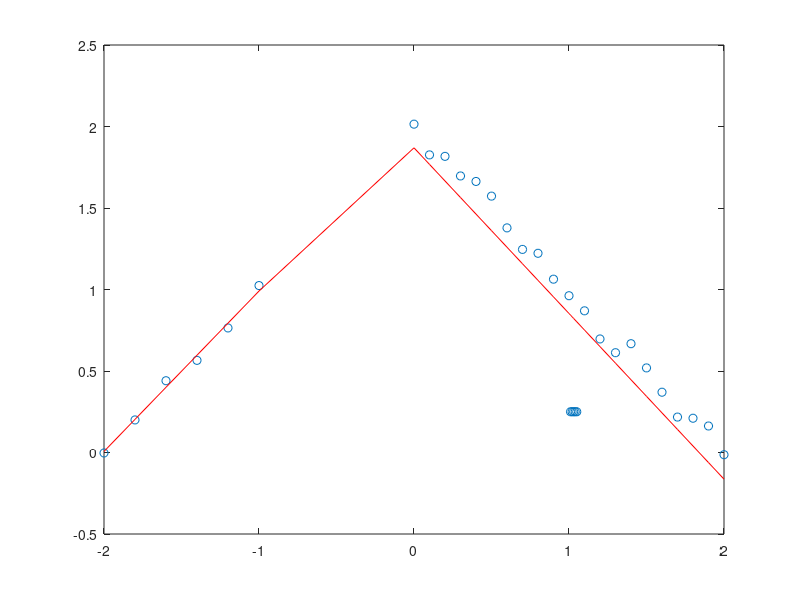

Here is the MATLAB script that generated this plot:
%{
x = [-2:0.1:0];
%y = (2*x*plusfun(x-2))+(((-1)/2*x+5)*plusfun(2-x));
%y = plusfun(x-2)*x
plusfun = @(x) max(x,0);
y = -2*(plusfun(2-x)) + (-0.5)*(plusfun(x-2)) -4;


plot(x,y)
%}


plusfun = @(x) max(x,0);

x = [-2:0.2:-1];
y = x +2 + randn(size(x))/20;
x1 = [0:0.1:2];
y1 = -1*x1 +2 +randn(size(x1))/20;
x = cat(2,x,x1);
y = cat(2,y,y1);
x1 = [1.01 1.02 1.03 1.04 1.05]
y1 = [0.25 0.25 0.25 0.25 0.25]
x = cat(2, x, x1)
y = cat(2, y, y1)

plot(x, y, 'o');

%P0 = [-5.0 -5.0 -5.0];
P0 = [0.1 0 0.0]
%P0 = [2 0 5 0 0];
lb = [-1 -10 -10];
ub = [1 10 10];

model = @(P,x) (-P(1))*plusfun(P(2)-x) + ((-1)/P(1))*plusfun(x-P(2)) + P(3);
% Pfit = lsqcurvefit(model,P0,x,y,lb,ub)
Pfit = lsqcurvefit(model,P0,x,y, lb, ub)
%x1 = sort(x)
%x1 = [0:0.1:4];
%y2 = model(Pfit, x1);
%y2 = -2*plusfun(2-x) + ((-1)/2)*plusfun(x-2)+4;
%y2 = -2*(plusfun(2-x1)) + (-0.5)*(plusfun(x1-2)) -4;
%Pfit = [1 0 2];
modelpred = model(Pfit,sort(x));
%plot(x,y,'o',sort(x),modelpred,'r-')

opts = statset('nlinfit');
opts.RobustWgtFun = 'bisquare';
beta = nlinfit(x,y,model,P0,opts)
new_beta = model(beta, sort(x));
plot(x, y, 'o', sort(x), new_beta,'r-');



%{

x = 3*(rand(100,1) - .5);
y = sin(x) + randn(size(x))/20;
plot(x,y,'o')

%plusfun = @(x) mymax(x, 0);

s2 = 1;

%plusfun = @(x) max(x,0);
model1 = @(P,x) P(1) + s2*x + (s2-P(2))*plusfun(P(4)-x) + (P(3)-s2)*plusfun(x-(P(4)+P(5)));
%model = mypoy(P, x);
Pfit = lsqcurvefit(model1,P0,x,y,lb,ub)
modelpred = model(Pfit,sort(x));
plot(x,y,'o',sort(x),modelpred,'r-')

function ccc = model(P, x)

s2 = 1;

ccc = P(1) + s2*x + (s2-P(2))*plusfun(P(4)-x) + (P(3)-s2)*plusfun(x-(P(4)+P(5)));
end

function bbb = plusfun(x)
bbb = max(x, 0);
end

function aaa = mymax(a,b)
if (a > b)
    aaa = a;
else
    aaa = b;
end
end

%}